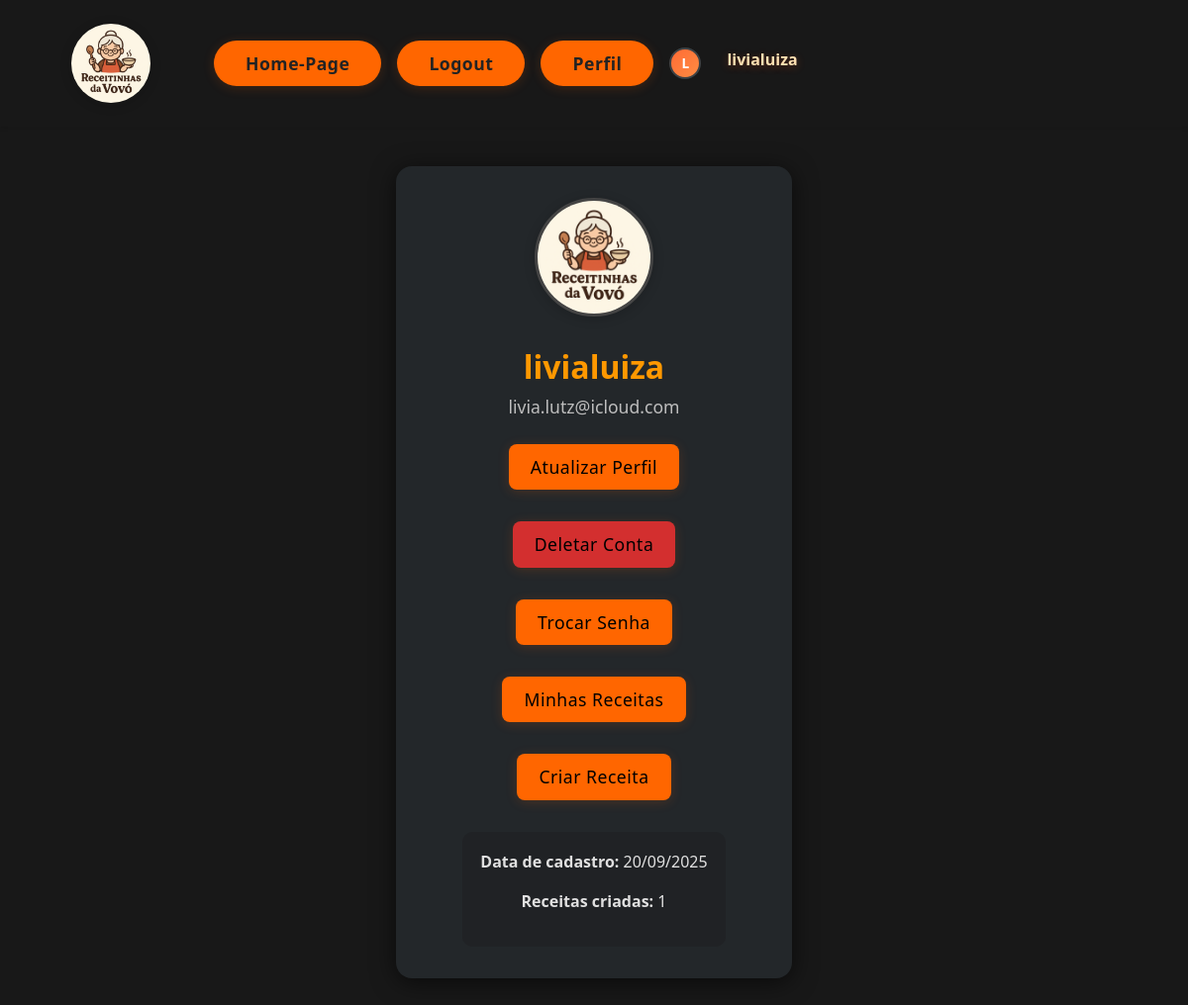
/perfil/2/ (signed in), run on an earlier commit of the app's database.
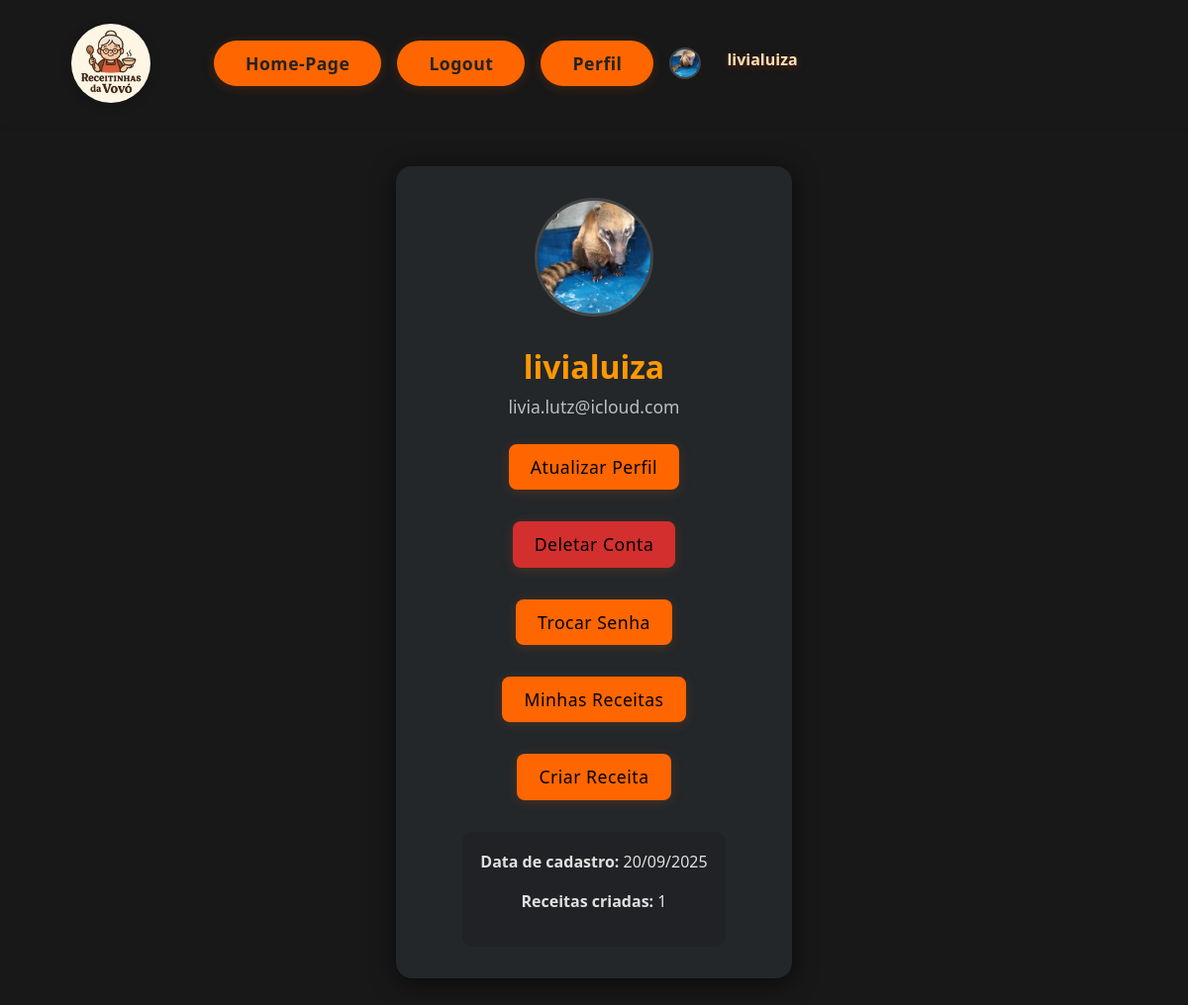
And on a later commit of the database.
### usuarios/models.py (models this page shows, shortened)
class Usuario(AbstractUser):
    id = models.AutoField(primary_key=True) # Identificador único do usuário
    email = models.EmailField(help_text='Digite seu email', unique=True) # Email do usuário
    foto_de_perfil = models.ImageField(upload_to='usuarios/img', null=True, blank=True) # Foto de perfil do usuário
    class Meta:
        app_label = 'usuarios'

### usuarios/views.py (the view)
# urls.py: path('perfil/<int:id>/', views.perfil, name='perfil'), #rota de perfil
@login_required
def perfil(request, id):
    if not request.user.is_authenticated or request.user.id != int(id):
        return redirect('receitas:homepage')  # ou mostre uma página de erro/permissão negada
    usuario = get_object_or_404(Usuario, pk=id)
    contexto = {
        'usuario': usuario,
        'titulo_janela': 'Perfil',
        'titulo_pagina': 'Perfil do Usuário',
    }
    return render(request, 'usuarios/perfil.html', contexto)

### usuarios/templates/usuarios/perfil.html (shortened to what this page needs)
{% extends 'site_receitas/base.html' %}
{% load static %}
{% block content %}
<div class="profile-card">
    <div class="profile-avatar">
        {% if usuario.foto_de_perfil %}
            <img src="{{ usuario.foto_de_perfil.url }}" alt="Foto de perfil">
        {% else %}
            <img src="{% static 'receitas/img/logo.png' %}" alt="Foto de perfil" class="logo-image">
        {% endif %}
    </div>
    <h2 class="profile-title">{{ usuario.username }}</h2>
    <p class="profile-email">{{ usuario.email }}</p>
    <div class="profile-actions">
        <a href="{% url 'usuarios:atualizar_perfil' usuario.id %}" class="btn modern-btn">Atualizar Perfil</a>
        <a href="{% url 'usuarios:deletar' usuario.id %}" class="danger btn modern-btn">Deletar Conta</a>
        <a href="{% url 'usuarios:sec-password-change' %}" class="btn modern-btn">Trocar Senha</a>
        <a href="{% url 'usuarios:ver_minhas_receitas' usuario.id %}" class="btn modern-btn">Minhas Receitas</a>
        <a href="{% url 'receitas:criar_receita' %}" class="btn modern-btn">Criar Receita</a>
    </div>
    <div class="profile-assets">
        <p><strong>Data de cadastro:</strong> {{ usuario.date_joined|date:'d/m/Y' }}</p>
        <p><strong>Receitas criadas:</strong> {{ usuario.receita_set.count }}</p>
    </div>
</div>
{% endblock %}

### usuarios/templates/usuarios/links.html
<nav class="nav-links">
  <a href="/" class="modern-btn">Home-Page</a>
  {% if user.is_authenticated %}
    <a href="{% url 'usuarios:logout_confirm' %}" class="modern-btn">Logout</a>
    <a href="{% url 'usuarios:perfil' user.id %}" class="modern-btn">Perfil</a>
    <div class="author-avatar" style="align-self: center;">
        {% if user.foto_de_perfil %}
            <img src="{{ user.foto_de_perfil.url }}" alt="{{ user.username }}" class="author-profile-pic">
        {% else %}
            <div class="author-profile-pic author-default-pic">
                {{ user.username|first|upper }}
            </div>
        {% endif %}
    </div>
  {% else %}
    <a href="{% url 'usuarios:login' %}" class="modern-btn">Login</a>
    <a href="{% url 'usuarios:cadastro' %}" class="modern-btn">Cadastro</a>
  {% endif %}
  <div class="user-name">
    {% firstof user.username "Visitante" %}
  </div>
</nav>

What changed in the data, as far as the page shows it:
changed Usuario "livialuiza": foto_de_perfil: picture added; username|first "L" → (not shown)
